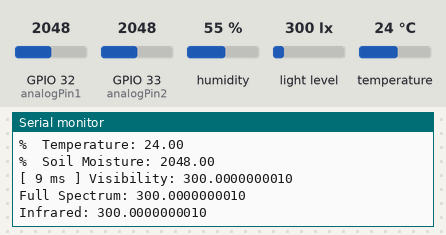
This program was run on a simulated ESP32. Shown: the last lines printed to the serial monitor. Inputs (shaded band) come from the test bench; at power-on: humidity 55 %, light level 300 lx, GPIO 33 (analogPin2) = 2048, temperature 24 °C, GPIO 32 (analogPin1) = 2048. Nothing arrives over Bluetooth unless stated; a phone connects over Bluetooth LE 3 s after start.

Above: at 1.2 s.
1.3 s: humidity set to 22 %
At 4.2 s:
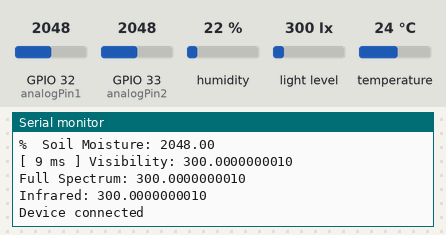
4.6 s: light level set to 40 lx
7.9 s: GPIO 33 (analogPin2) set to 2866
At 10.8 s:
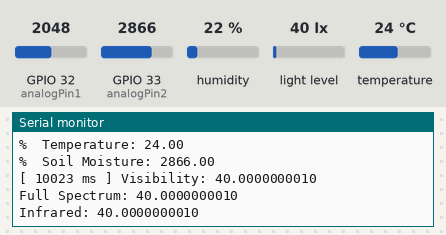
11.2 s: temperature set to 12 °C
14.5 s: light level set to 500 lx
17.8 s: GPIO 33 (analogPin2) set to 3972
At 21.3 s:
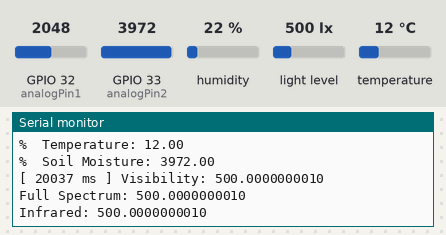

Measured:
- after the input at 7.9 s, the serial monitor: prints a new line after 2.1 s (image 2)
- after the input at 17.8 s, the serial monitor: prints a new line after 2.2 s (image 3)

The program:

main.cpp
```cpp
/*
  Based on Neil Kolban example for IDF: https://github.com/nkolban/esp32-snippets/blob/master/cpp_utils/tests/BLE%20Tests/SampleNotify.cpp
  Ported to Arduino ESP32 by Evandro Copercini
  updated by chegewara and MoThunderz
*/
#include <Arduino.h>
#include <Wire.h>
#include <SPI.h>
#include <DHT.h>
#include <Adafruit_Sensor.h>
#include <Adafruit_TSL2591.h>
#include <sensors.h>
#include <bleserver.h>
#include <array>
#include <map>
#include <esp_sleep.h>
#include <BLEDevice.h>
#include <BLEServer.h>
#include <BLEUtils.h>
#include <BLE2902.h>


// Globals & pointers
// Create pointers for the BLE objects
//BLEServer* pServer = NULL;
BLECharacteristic* pTemperatureCharacteristic = NULL;
BLECharacteristic* pHumidityCharacteristic = NULL;
BLECharacteristic* pLuxCharacteristic = NULL;
BLECharacteristic* pSoilMoistureCharacteristic = NULL;
BLE2902 *pBLE2902;


uint32_t value = 0;


// See the following for generating UUIDs:
// https://www.uuidgenerator.net/

#define SERVICE_UUID "8aff4410-808a-4ce2-af5c-4122e0e05860"
#define TEMPERATURE_CHARACTERISTIC_UUID "c4d834e5-008d-4591-a977-351cc4c0b370"
#define HUMIDITY_CHARACTERISTIC_UUID "240e3b5b-c64e-44c8-b466-fdd4fa16e112"
#define LUX_CHARACTERISTIC_UUID "6264ad6f-193a-468d-b5b0-b687835a4495"
#define SOIL_MOISTURE_CHARACTERISTIC_UUID "9620b346-71ad-4469-8896-afe218d5cc9b"

// Define DHT version
#define DHTTYPE DHT22

// Read digital pins
const int digitalPin1 = 18;

// Read analog pins
const int analogPin1 = 32; // Analog input pin 1 (GPIO32)
const int analogPin2 = 33; // Analog input pin 2 (GPIO33)
const int analogPin3 = 34; // Analog input pin for battery voltage read (GPIO34)

DHT dht(digitalPin1, DHTTYPE);

 // Define tsl2591 object
Adafruit_TSL2591  tsl = Adafruit_TSL2591(2591);


void setup() {
  Serial.begin(115200);

  // Create the BLE Device
  BLEDevice::init("ESP32");

  // Create the BLE Server
  pServer = BLEDevice::createServer();
  pServer->setCallbacks(new MyServerCallbacks());

  // Create the BLE Service
  BLEService *pService = pServer->createService(SERVICE_UUID);


  // Create a BLE Characteristic
    // Create characteristics with descriptions
  pTemperatureCharacteristic = createCharacteristic(pService,
      TEMPERATURE_CHARACTERISTIC_UUID, "Temperature Characteristic");
  pHumidityCharacteristic = createCharacteristic(pService,
      HUMIDITY_CHARACTERISTIC_UUID, "Humidity Characteristic");
  pLuxCharacteristic = createCharacteristic(pService,
      LUX_CHARACTERISTIC_UUID, "Lux Characteristic");
  pSoilMoistureCharacteristic = createCharacteristic(pService,
      SOIL_MOISTURE_CHARACTERISTIC_UUID, "Soil moisture Characteristic");


  // Initialize the analog pins
  pinMode(analogPin1, INPUT);
  pinMode(analogPin2, INPUT);

  // Initialize the DHT sensor
  dht.begin();

  setupTsl(tsl);

  // Start the service
  pService->start();

  // Start advertising
  BLEAdvertising *pAdvertising = BLEDevice::getAdvertising();
  pAdvertising->addServiceUUID(SERVICE_UUID);
  pAdvertising->setScanResponse(false);
  pAdvertising->setMinPreferred(0x0);  // set value to 0x00 to not advertise this parameter
  BLEDevice::startAdvertising();
  Serial.println("Waiting for a client connection to notify...");
}

void loop() {
    // fetch the temperature and humidity values
    stringFloatMap dht_map = readAndPrintDht(dht);
    float temperature = dht_map["temperature"];
    float humidity = dht_map["humidity"];

    // fetch analog reads
    float rainDropValue = analogRead(analogPin1);
    float soilMoistureValue = analogRead(analogPin2);

    Serial.print(F("%  Soil Moisture: "));
    Serial.println(soilMoistureValue);

    // Read and print tsl value
    stringFloatMap tsl_map = readAndPrintTsl(tsl);
    float lux = tsl_map["visibility"];

    // notify changed values
    if (deviceConnected) {
      notifyCharacteristic(pTemperatureCharacteristic, temperature);
      notifyCharacteristic(pHumidityCharacteristic, humidity);
      notifyCharacteristic(pLuxCharacteristic, lux);
      notifyCharacteristic(pSoilMoistureCharacteristic, soilMoistureValue);
    }
    // disconnecting
    if (!deviceConnected && oldDeviceConnected) {
        delay(500); // give the bluetooth stack the chance to get things ready
        pServer->startAdvertising(); // restart advertising
        Serial.println("start advertising");
        oldDeviceConnected = deviceConnected;
    }
    // connecting
    if (deviceConnected && !oldDeviceConnected) {
        // do stuff here on connecting
        oldDeviceConnected = deviceConnected;
    }

    delay(10000);
}
```

bleserver.h
```cpp
#ifndef BLE_SERVER_H
#define BLE_SERVER_H

#include <Arduino.h>
#include <Wire.h>
#include <SPI.h>
#include <BLEDevice.h>
#include <BLEServer.h>
#include <BLEUtils.h>
#include <BLE2902.h>


bool deviceConnected = false;
bool oldDeviceConnected = false;

BLEServer* pServer = NULL;

class MyServerCallbacks: public BLEServerCallbacks {
    void onConnect(BLEServer* pServer) {
      deviceConnected = true;
      Serial.println("Device connected");
    };

    void onDisconnect(BLEServer* pServer) {
      deviceConnected = false;
      Serial.println("Device disconnected");
    }
};

BLECharacteristic* createCharacteristic(BLEService *pService, const char* uuid, const char* description) {
  BLECharacteristic* pCharacteristic = pService->createCharacteristic(
      uuid,
      BLECharacteristic::PROPERTY_NOTIFY |
      BLECharacteristic::PROPERTY_READ |
      BLECharacteristic::PROPERTY_INDICATE
  );

  // Add the BLE2902 descriptor for notifications
  pCharacteristic->addDescriptor(new BLE2902());

  // Add the description descriptor
  BLEDescriptor* pDescriptor = new BLEDescriptor(BLEUUID((uint16_t)0x2901));
  pDescriptor->setValue(description);
  pCharacteristic->addDescriptor(pDescriptor);

  return pCharacteristic;
}

// Helper function to notify characteristic value
void notifyCharacteristic(BLECharacteristic* pCharacteristic, float value) {
  uint8_t bytes[4];
  memcpy(bytes, &value, sizeof(value));
  pCharacteristic->setValue(bytes, sizeof(bytes));
  pCharacteristic->notify();
}

#endif 
```

sensors.h
```cpp
#ifndef SENSORS_H
#define SENSORS_H

#include <Arduino.h> // Include Arduino core for String type and Serial
#include <time.h>    // Include time library for struct tm and getLocalTime
#include <Wire.h>
#include <Adafruit_Sensor.h>
#include <Adafruit_TSL2591.h>
#include <SPI.h>
#include <array>
#include <map>
#include <WiFi.h>
#include <HTTPClient.h>

typedef std::map<std::string, float> stringFloatMap;

//Provision TSL
void setupTsl (Adafruit_TSL2591 tsl){

  sensor_t sensor;
  tsl.getSensor(&sensor);

  Serial.println(F("Starting Adafruit TSL2591 Test!"));

  if (tsl.begin())
  {
    Serial.println(F("Found a TSL2591 sensor"));
  }
  else
  {
    Serial.println(F("No sensor found ... check your wiring?"));
    while (1);
  }

}

// Read and print DHT values

stringFloatMap readAndPrintDht (DHT dht){

  stringFloatMap dhtValues; //Map values

  dhtValues["temperature"] = dht.readTemperature();
  dhtValues["humidity"] = dht.readHumidity();

  // Check if any reads failed and exit early (to try again).
  if (isnan(dhtValues["humidity"]) || isnan(dhtValues["temperature"])) {
  Serial.println(F("Failed to read from DHT sensor!"));
  return stringFloatMap();

  }

// print the temperature and humidity
  Serial.print(F("Humidity: "));
  Serial.println(dhtValues["humidity"]);
  Serial.print(F("%  Temperature: "));
  Serial.println(dhtValues["temperature"]);

  return dhtValues;
}


stringFloatMap readAndPrintTsl (Adafruit_TSL2591 tsl){
    // Simple data read . Just read the infrared, fullspecrtrum diode
  // and 'visible' (difference between the two) channels.
  // This can take 100-600 milliseconds! Uncomment whichever of the following you want to read

  std::map<std::string, float> tslValues; //Map values
    tslValues["visibility"] = (float)tsl.getLuminosity(TSL2591_VISIBLE);
    tslValues["fullspec"] = (float)tsl.getLuminosity(TSL2591_FULLSPECTRUM);
    tslValues["infrared"] = (float)tsl.getLuminosity(TSL2591_INFRARED);

  Serial.print(F("[ ")); Serial.print(millis()); Serial.print(F(" ms ] "));
  Serial.print(F("Visibility: "));
  Serial.println(tslValues["visibility"], DEC);
  Serial.print(F("Full Spectrum: "));
  Serial.println(tslValues["fullspec"], DEC);
  Serial.print(F("Infrared: "));
  Serial.println(tslValues["infrared"], DEC);

  return tslValues;
}

#endif // SENSORS_H
```
